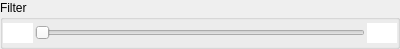
<?xml version="1.0" encoding="UTF-8"?>
<ui version="4.0">
 <class>HRangeSlider</class>
 <widget class="QWidget" name="HRangeSlider">
  <property name="geometry">
   <rect>
    <x>0</x>
    <y>0</y>
    <width>400</width>
    <height>49</height>
   </rect>
  </property>
  <property name="sizePolicy">
   <sizepolicy hsizetype="Preferred" vsizetype="MinimumExpanding">
    <horstretch>0</horstretch>
    <verstretch>0</verstretch>
   </sizepolicy>
  </property>
  <property name="windowTitle">
   <string>Form</string>
  </property>
  <layout class="QHBoxLayout" name="horizontalLayout_3">
   <property name="spacing">
    <number>2</number>
   </property>
   <property name="leftMargin">
    <number>0</number>
   </property>
   <property name="topMargin">
    <number>0</number>
   </property>
   <property name="rightMargin">
    <number>0</number>
   </property>
   <property name="bottomMargin">
    <number>0</number>
   </property>
   <item>
    <widget class="QGroupBox" name="group">
     <property name="title">
      <string>Filter</string>
     </property>
     <layout class="QHBoxLayout" name="horizontalLayout_2">
      <property name="spacing">
       <number>2</number>
      </property>
      <property name="leftMargin">
       <number>0</number>
      </property>
      <property name="topMargin">
       <number>0</number>
      </property>
      <property name="rightMargin">
       <number>0</number>
      </property>
      <property name="bottomMargin">
       <number>0</number>
      </property>
      <item>
       <layout class="QHBoxLayout" name="horizontalLayout">
        <property name="spacing">
         <number>2</number>
        </property>
        <item>
         <widget class="QLineEdit" name="leMin">
          <property name="sizePolicy">
           <sizepolicy hsizetype="Fixed" vsizetype="Fixed">
            <horstretch>0</horstretch>
            <verstretch>0</verstretch>
           </sizepolicy>
          </property>
          <property name="maximumSize">
           <size>
            <width>30</width>
            <height>16777215</height>
           </size>
          </property>
          <property name="focusPolicy">
           <enum>Qt::ClickFocus</enum>
          </property>
          <property name="frame">
           <bool>false</bool>
          </property>
         </widget>
        </item>
        <item>
         <widget class="QRangeSlider" name="hSlider">
          <property name="orientation">
           <enum>Qt::Horizontal</enum>
          </property>
         </widget>
        </item>
        <item>
         <widget class="QLineEdit" name="leMax">
          <property name="enabled">
           <bool>true</bool>
          </property>
          <property name="sizePolicy">
           <sizepolicy hsizetype="Fixed" vsizetype="Fixed">
            <horstretch>0</horstretch>
            <verstretch>0</verstretch>
           </sizepolicy>
          </property>
          <property name="maximumSize">
           <size>
            <width>30</width>
            <height>16777215</height>
           </size>
          </property>
          <property name="focusPolicy">
           <enum>Qt::ClickFocus</enum>
          </property>
          <property name="autoFillBackground">
           <bool>false</bool>
          </property>
          <property name="frame">
           <bool>false</bool>
          </property>
         </widget>
        </item>
       </layout>
      </item>
     </layout>
    </widget>
   </item>
  </layout>
 </widget>
 <customwidgets>
  <customwidget>
   <class>QRangeSlider</class>
   <extends>QSlider</extends>
   <header>superqt.h</header>
  </customwidget>
 </customwidgets>
 <resources/>
 <connections/>
</ui>
